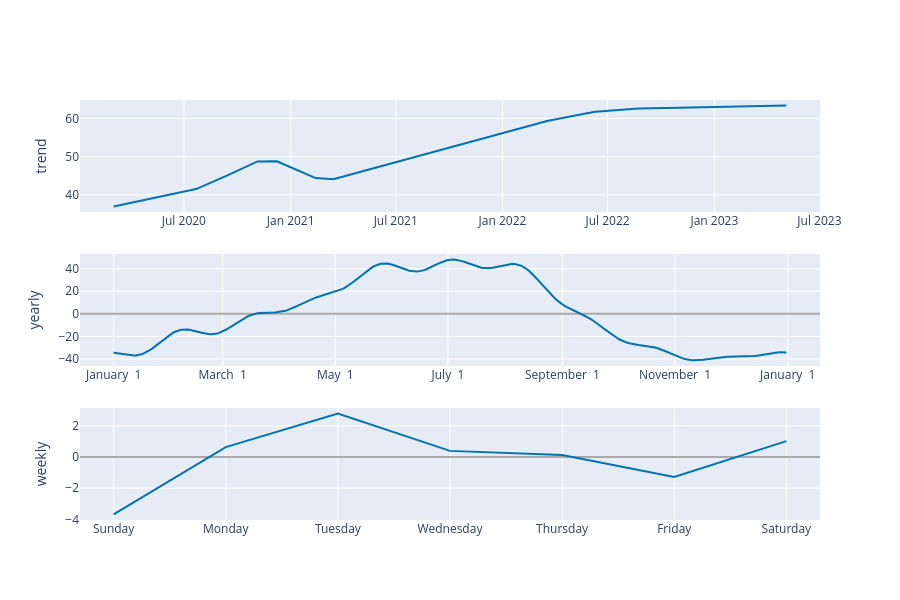

Notebook cell for this chart:
### Code cell
fig = plot_components_plotly(modelo, previsao)
fig.show()

### Figure 1 — Plotly figure (JSON) as saved in the notebook; plotly's stock layout.template omitted (floating-point values rounded to 4 significant figures; data arrays with more than 128 entries replaced by an {"elided": "..."} marker saying what was removed)
{"data": [{"line": {"color": "#0072B2", "width": 2}, "mode": "lines", "name": "trend", "type": "scatter", "x": {"elided": "961 str values"}, "xaxis": "x", "y": {"elided": "961 float values"}, "yaxis": "y"}, {"line": {"color": "#0072B2", "width": 2}, "mode": "lines", "name": "yearly", "type": "scatter", "x": {"elided": "365 str values"}, "xaxis": "x2", "y": {"elided": "365 float values"}, "yaxis": "y2"}, {"line": {"color": "#0072B2", "width": 2}, "mode": "lines", "name": "weekly", "type": "scatter", "x": ["2017-01-01T00:00:00.000000000", "2017-01-02T00:00:00.000000000", "2017-01-03T00:00:00.000000000", "2017-01-04T00:00:00.000000000", "2017-01-05T00:00:00.000000000", "2017-01-06T00:00:00.000000000", "2017-01-07T00:00:00.000000000"], "xaxis": "x3", "y": [-3.681, 0.6346, 2.784, 0.393, 0.1331, -1.283, 1.019], "yaxis": "y3"}], "layout": {"height": 600, "showlegend": false, "width": 900, "xaxis": {"anchor": "y", "domain": [0, 1], "range": ["2020-01-04T01:12:00", "2023-07-01T22:48:00"], "type": "date"}, "xaxis2": {"anchor": "y2", "domain": [0, 1], "range": ["2016-12-13T18:54:02.958904115", "2018-01-18T11:04:57.863013581"], "tickformat": "%B %e", "type": "date"}, "xaxis3": {"anchor": "y3", "domain": [0, 1], "range": ["2016-12-31T16:48:00", "2017-01-07T07:12:00"], "tickformat": "%A", "type": "date"}, "yaxis": {"anchor": "x", "domain": [0.7333, 1], "rangemode": "normal", "title": {"text": "trend"}, "zerolinecolor": "#AAA"}, "yaxis2": {"anchor": "x2", "domain": [0.3667, 0.6333], "title": {"text": "yearly"}, "zerolinecolor": "#AAA"}, "yaxis3": {"anchor": "x3", "domain": [0, 0.2667], "title": {"text": "weekly"}, "zerolinecolor": "#AAA"}}}
